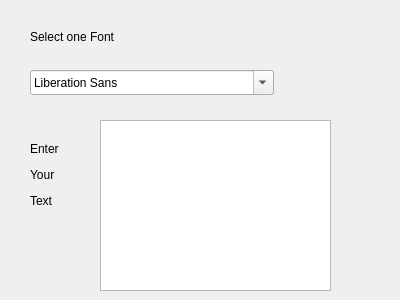
<?xml version="1.0" encoding="UTF-8"?>
<ui version="4.0">
 <class>Dialog</class>
 <widget class="QDialog" name="Dialog">
  <property name="geometry">
   <rect>
    <x>0</x>
    <y>0</y>
    <width>400</width>
    <height>300</height>
   </rect>
  </property>
  <property name="windowTitle">
   <string>Dialog</string>
  </property>
  <widget class="QFontComboBox" name="font_list">
   <property name="geometry">
    <rect>
     <x>30</x>
     <y>70</y>
     <width>244</width>
     <height>25</height>
    </rect>
   </property>
  </widget>
  <widget class="QTextBrowser" name="textBrowser">
   <property name="geometry">
    <rect>
     <x>100</x>
     <y>120</y>
     <width>231</width>
     <height>171</height>
    </rect>
   </property>
  </widget>
  <widget class="QLabel" name="label">
   <property name="geometry">
    <rect>
     <x>30</x>
     <y>130</y>
     <width>51</width>
     <height>91</height>
    </rect>
   </property>
   <property name="text">
    <string>&lt;html&gt;&lt;head/&gt;&lt;body&gt;&lt;p&gt;Enter &lt;/p&gt;&lt;p&gt;Your &lt;/p&gt;&lt;p&gt;Text&lt;/p&gt;&lt;/body&gt;&lt;/html&gt;</string>
   </property>
  </widget>
  <widget class="QLabel" name="label_2">
   <property name="geometry">
    <rect>
     <x>30</x>
     <y>27</y>
     <width>161</width>
     <height>20</height>
    </rect>
   </property>
   <property name="text">
    <string>Select one Font</string>
   </property>
  </widget>
 </widget>
 <resources/>
 <connections>
  <connection>
   <sender>font_list</sender>
   <signal>activated(QString)</signal>
   <receiver>Dialog</receiver>
   <slot>UpdateText()</slot>
   <hints>
    <hint type="sourcelabel">
     <x>230</x>
     <y>85</y>
    </hint>
    <hint type="destinationlabel">
     <x>264</x>
     <y>56</y>
    </hint>
   </hints>
  </connection>
 </connections>
 <slots>
  <slot>slot1()</slot>
  <slot>UpdateText()</slot>
 </slots>
</ui>
